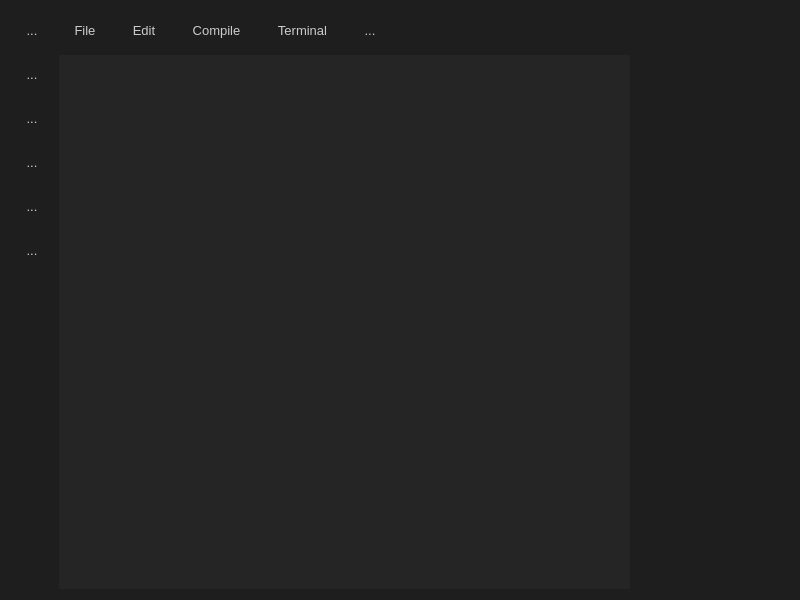
<?xml version="1.0" encoding="UTF-8"?>
<ui version="4.0">
 <class>Widget</class>
 <widget class="QWidget" name="Widget">
  <property name="enabled">
   <bool>true</bool>
  </property>
  <property name="geometry">
   <rect>
    <x>0</x>
    <y>0</y>
    <width>800</width>
    <height>600</height>
   </rect>
  </property>
  <property name="windowTitle">
   <string>Juan Studio Code</string>
  </property>
  <property name="windowIcon">
   <iconset>
    <normaloff>logoJSC.ico</normaloff>logoJSC.ico</iconset>
  </property>
  <property name="styleSheet">
   <string notr="true">/* --- ESTILOS GENERALES --- */
QWidget {
    background-color: #1e1e1e;
    color: #cccccc;
    font-family: &quot;Segoe UI&quot;, &quot;San Francisco&quot;, sans-serif;
    font-size: 13px;
}

/* --- BARRA SUPERIOR --- */
QToolButton {
    background-color: transparent;
    color: #cccccc;
    border: none;
    padding: 6px 12px;
    margin: 2px;
    border-radius: 4px;
}

QToolButton:hover {
    background-color: #3e3e42;
    color: #ffffff;
}

QToolButton::menu-indicator {
    image: none; 
}

/* --- SPLITTER --- */
QSplitter::handle {
    background-color: #1e1e1e;
}
QSplitter::handle:horizontal {
    border-left: 1px solid #252526;
    width: 2px;
}
QSplitter::handle:vertical {
    border-top: 1px solid #252526;
    height: 2px;
}
QSplitter::handle:hover {
    background-color: #007acc;
}

/* --- BARRA LATERAL (Project Explorer) --- */
QTreeView {
    background-color: #252526;
    color: #cccccc;
    border: none;
    outline: none;
}

QTreeView::item {
    padding: 4px;
    border-radius: 3px;
}

QTreeView::item:hover {
    background-color: #2a2d2e;
    color: #ffffff;
}

QTreeView::item:selected {
    background-color: #37373d;
    color: #ffffff;
}

/* --- PESTAÑAS PRINCIPALES (EDITOR) --- */
QTabWidget::pane {
    border: none;
    background-color: #1e1e1e;
}

QTabBar::tab {
    background-color: #2d2d2d;
    color: #858585;
    padding: 8px 20px;
    border: none;
    border-right: 1px solid #1e1e1e;
}

QTabBar::tab:selected {
    background-color: #1e1e1e;
    color: #ffffff;
    border-top: 2px solid #007acc;
}

QTabBar::tab:hover:!selected {
    background-color: #333333;
    color: #cccccc;
}

/* --- EDITOR DE CÓDIGO --- */
QPlainTextEdit {
    background-color: #1e1e1e;
    color: #d4d4d4;
    font-family: &quot;Consolas&quot;, &quot;Courier New&quot;, monospace;
    font-size: 14px;
    border: none;
    padding: 5px;
    selection-background-color: #264f78;
}

/* --- PANEL INFERIOR (Terminal y Análisis) --- */
QTabWidget#bottomTabs::pane {
    border: none;
    background-color: #181818;
}

QTabWidget#bottomTabs QTabBar {
    background-color: #1e1e1e;
}

QTabWidget#bottomTabs QTabBar::tab {
    background-color: #2d2d2d;
    color: #858585;
    padding: 5px 15px;
    font-size: 11px;
    border-right: 1px solid #181818;
    border-top: none;
}

QTabWidget#bottomTabs QTabBar::tab:selected {
    background-color: #181818;
    color: white;
    border-bottom: 2px solid #007acc;
}

QTabWidget#bottomTabs QPlainTextEdit {
    background-color: #181818;
    padding: 10px;
}

/* --- SCROLLBARS --- */
QScrollBar:vertical, QScrollBar:horizontal {
    border: none;
    background: transparent;
    width: 12px;
    height: 12px;
    margin: 0px;
}

QScrollBar::handle:vertical, QScrollBar::handle:horizontal {
    background: #424242;
    border-radius: 5px;
    min-height: 20px;
    min-width: 20px;
    margin: 2px;
}

QScrollBar::handle:vertical:hover, QScrollBar::handle:horizontal:hover {
    background: #4f4f4f; 
}

QScrollBar::add-line, QScrollBar::sub-line, QScrollBar::add-page, QScrollBar::sub-page {
    background: none;
    border: none;
    height: 0px;
    width: 0px;
}

/* --- ACTIVITY BAR --- */
QToolButton {
    background-color: transparent;
    border: none;
    padding: 8px;
    border-radius: 4px;
}

QToolButton:hover {
    background-color: #333333; 
}

QToolButton:checked {
    border-left: 2px solid #007acc; 
    background-color: #1e1e1e;
}
/* --- BARRA DE ESTADO DEL EDITOR (Ln, Col, UTF-8) --- */
QWidget#editorStatusBar {
    background-color: #1e1e1e; /* Mismo fondo que el editor de código */
    border-top: 1px solid #2d2d2d; /* Línea divisoria súper fina y elegante */
}

QWidget#editorStatusBar QLabel {
    color: #858585; /* Gris tenue en lugar de blanco para no distraer la vista */
    font-family: &quot;Segoe UI&quot;, &quot;San Francisco&quot;, sans-serif;
    font-size: 11px;
    padding: 2px 6px;
}

QWidget#editorStatusBar QLabel:hover {
    background-color: #2d2d2d; /* Fondo gris sutil al pasar el mouse */
    color: #cccccc; /* El texto se aclara ligeramente para dar feedback interactivo */
    border-radius: 3px;
}</string>
  </property>
  <layout class="QGridLayout" name="gridLayout_2">
   <item row="0" column="1">
    <widget class="QToolButton" name="fileButton">
     <property name="text">
      <string>File</string>
     </property>
    </widget>
   </item>
   <item row="0" column="4">
    <widget class="QToolButton" name="terminalButton">
     <property name="text">
      <string>Terminal</string>
     </property>
    </widget>
   </item>
   <item row="0" column="0" rowspan="2">
    <layout class="QVBoxLayout" name="verticalLayout">
     <item>
      <widget class="QToolButton" name="lexicoButton">
       <property name="text">
        <string>...</string>
       </property>
      </widget>
     </item>
     <item>
      <widget class="QToolButton" name="sintacticoButton">
       <property name="text">
        <string>...</string>
       </property>
      </widget>
     </item>
     <item>
      <widget class="QToolButton" name="semanticoButton">
       <property name="text">
        <string>...</string>
       </property>
      </widget>
     </item>
     <item>
      <widget class="QToolButton" name="codIntButton">
       <property name="text">
        <string>...</string>
       </property>
      </widget>
     </item>
     <item>
      <widget class="QToolButton" name="runButton_">
       <property name="text">
        <string>...</string>
       </property>
      </widget>
     </item>
     <item>
      <widget class="QToolButton" name="errorButton">
       <property name="text">
        <string>...</string>
       </property>
      </widget>
     </item>
     <item>
      <spacer name="verticalSpacer">
       <property name="orientation">
        <enum>Qt::Orientation::Vertical</enum>
       </property>
       <property name="sizeHint" stdset="0">
        <size>
         <width>20</width>
         <height>40</height>
        </size>
       </property>
      </spacer>
     </item>
    </layout>
   </item>
   <item row="0" column="5">
    <widget class="QToolButton" name="toolsButton">
     <property name="text">
      <string>...</string>
     </property>
    </widget>
   </item>
   <item row="1" column="1" colspan="8">
    <widget class="QSplitter" name="splitter">
     <property name="orientation">
      <enum>Qt::Orientation::Horizontal</enum>
     </property>
     <widget class="QTreeView" name="treeView">
      <property name="sizePolicy">
       <sizepolicy hsizetype="Preferred" vsizetype="Expanding">
        <horstretch>0</horstretch>
        <verstretch>0</verstretch>
       </sizepolicy>
      </property>
     </widget>
     <widget class="QTabWidget" name="tabWidget">
      <property name="currentIndex">
       <number>-1</number>
      </property>
     </widget>
    </widget>
   </item>
   <item row="0" column="2">
    <widget class="QToolButton" name="editButton">
     <property name="text">
      <string>Edit</string>
     </property>
    </widget>
   </item>
   <item row="0" column="3">
    <widget class="QToolButton" name="compileButton">
     <property name="text">
      <string>Compile</string>
     </property>
    </widget>
   </item>
  </layout>
 </widget>
 <resources/>
 <connections/>
</ui>
